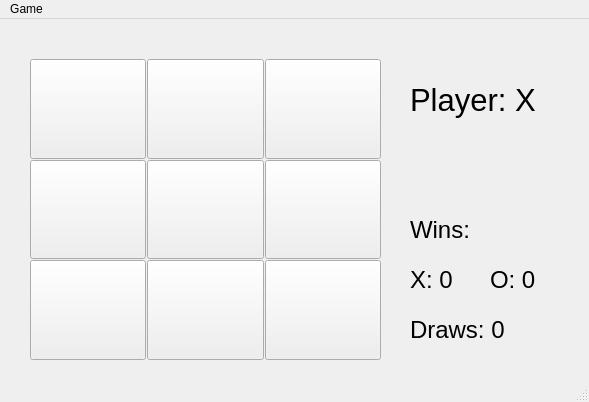
<?xml version="1.0" encoding="UTF-8"?>
<ui version="4.0">
 <class>MainWindow</class>
 <widget class="QMainWindow" name="MainWindow">
  <property name="geometry">
   <rect>
    <x>0</x>
    <y>0</y>
    <width>589</width>
    <height>402</height>
   </rect>
  </property>
  <property name="windowTitle">
   <string>TicTacToe</string>
  </property>
  <property name="tabShape">
   <enum>QTabWidget::Triangular</enum>
  </property>
  <widget class="QWidget" name="centralwidget">
   <widget class="QLabel" name="labelWhoseTurn">
    <property name="geometry">
     <rect>
      <x>410</x>
      <y>50</y>
      <width>171</width>
      <height>61</height>
     </rect>
    </property>
    <property name="font">
     <font>
      <pointsize>23</pointsize>
     </font>
    </property>
    <property name="statusTip">
     <string>Show whose turn it is</string>
    </property>
    <property name="text">
     <string>Player: X</string>
    </property>
   </widget>
   <widget class="QLabel" name="label_wins">
    <property name="geometry">
     <rect>
      <x>410</x>
      <y>180</y>
      <width>171</width>
      <height>61</height>
     </rect>
    </property>
    <property name="font">
     <font>
      <pointsize>18</pointsize>
     </font>
    </property>
    <property name="statusTip">
     <string>Show number of wins</string>
    </property>
    <property name="text">
     <string>Wins:</string>
    </property>
   </widget>
   <widget class="QLabel" name="label_xWins">
    <property name="geometry">
     <rect>
      <x>410</x>
      <y>230</y>
      <width>61</width>
      <height>61</height>
     </rect>
    </property>
    <property name="font">
     <font>
      <pointsize>18</pointsize>
     </font>
    </property>
    <property name="statusTip">
     <string>Wins by X</string>
    </property>
    <property name="text">
     <string>X: 0</string>
    </property>
   </widget>
   <widget class="QLabel" name="label_oWins">
    <property name="geometry">
     <rect>
      <x>490</x>
      <y>230</y>
      <width>61</width>
      <height>61</height>
     </rect>
    </property>
    <property name="font">
     <font>
      <pointsize>18</pointsize>
     </font>
    </property>
    <property name="statusTip">
     <string>Wins by O</string>
    </property>
    <property name="text">
     <string>O: 0</string>
    </property>
   </widget>
   <widget class="QLabel" name="label_Ties">
    <property name="geometry">
     <rect>
      <x>410</x>
      <y>280</y>
      <width>171</width>
      <height>61</height>
     </rect>
    </property>
    <property name="font">
     <font>
      <pointsize>18</pointsize>
     </font>
    </property>
    <property name="statusTip">
     <string>Number of ties</string>
    </property>
    <property name="text">
     <string>Draws: 0</string>
    </property>
   </widget>
   <widget class="QWidget" name="gridLayoutWidget">
    <property name="geometry">
     <rect>
      <x>30</x>
      <y>40</y>
      <width>351</width>
      <height>301</height>
     </rect>
    </property>
    <layout class="QGridLayout" name="gridLayout">
     <property name="spacing">
      <number>1</number>
     </property>
     <item row="1" column="1">
      <widget class="QPushButton" name="button_11">
       <property name="sizePolicy">
        <sizepolicy hsizetype="Minimum" vsizetype="Fixed">
         <horstretch>100</horstretch>
         <verstretch>100</verstretch>
        </sizepolicy>
       </property>
       <property name="minimumSize">
        <size>
         <width>90</width>
         <height>99</height>
        </size>
       </property>
       <property name="font">
        <font>
         <family>Ubuntu Light</family>
         <pointsize>72</pointsize>
         <weight>50</weight>
         <italic>false</italic>
         <bold>false</bold>
         <underline>false</underline>
         <strikeout>false</strikeout>
        </font>
       </property>
       <property name="text">
        <string/>
       </property>
      </widget>
     </item>
     <item row="0" column="0">
      <widget class="QPushButton" name="button_00">
       <property name="sizePolicy">
        <sizepolicy hsizetype="Minimum" vsizetype="Fixed">
         <horstretch>100</horstretch>
         <verstretch>100</verstretch>
        </sizepolicy>
       </property>
       <property name="minimumSize">
        <size>
         <width>90</width>
         <height>99</height>
        </size>
       </property>
       <property name="font">
        <font>
         <family>Ubuntu Light</family>
         <pointsize>72</pointsize>
         <weight>50</weight>
         <italic>false</italic>
         <bold>false</bold>
         <underline>false</underline>
         <strikeout>false</strikeout>
        </font>
       </property>
       <property name="text">
        <string/>
       </property>
      </widget>
     </item>
     <item row="0" column="1">
      <widget class="QPushButton" name="button_01">
       <property name="sizePolicy">
        <sizepolicy hsizetype="Minimum" vsizetype="Fixed">
         <horstretch>100</horstretch>
         <verstretch>100</verstretch>
        </sizepolicy>
       </property>
       <property name="minimumSize">
        <size>
         <width>90</width>
         <height>99</height>
        </size>
       </property>
       <property name="font">
        <font>
         <family>Ubuntu Light</family>
         <pointsize>72</pointsize>
         <weight>50</weight>
         <italic>false</italic>
         <bold>false</bold>
         <underline>false</underline>
         <strikeout>false</strikeout>
        </font>
       </property>
       <property name="text">
        <string/>
       </property>
      </widget>
     </item>
     <item row="2" column="0">
      <widget class="QPushButton" name="button_20">
       <property name="sizePolicy">
        <sizepolicy hsizetype="Minimum" vsizetype="Fixed">
         <horstretch>100</horstretch>
         <verstretch>100</verstretch>
        </sizepolicy>
       </property>
       <property name="minimumSize">
        <size>
         <width>90</width>
         <height>99</height>
        </size>
       </property>
       <property name="font">
        <font>
         <family>Ubuntu Light</family>
         <pointsize>72</pointsize>
         <weight>50</weight>
         <italic>false</italic>
         <bold>false</bold>
         <underline>false</underline>
         <strikeout>false</strikeout>
        </font>
       </property>
       <property name="text">
        <string/>
       </property>
      </widget>
     </item>
     <item row="2" column="1">
      <widget class="QPushButton" name="button_21">
       <property name="sizePolicy">
        <sizepolicy hsizetype="Minimum" vsizetype="Fixed">
         <horstretch>100</horstretch>
         <verstretch>100</verstretch>
        </sizepolicy>
       </property>
       <property name="minimumSize">
        <size>
         <width>90</width>
         <height>99</height>
        </size>
       </property>
       <property name="font">
        <font>
         <family>Ubuntu Light</family>
         <pointsize>72</pointsize>
         <weight>50</weight>
         <italic>false</italic>
         <bold>false</bold>
         <underline>false</underline>
         <strikeout>false</strikeout>
        </font>
       </property>
       <property name="text">
        <string/>
       </property>
      </widget>
     </item>
     <item row="1" column="0">
      <widget class="QPushButton" name="button_10">
       <property name="sizePolicy">
        <sizepolicy hsizetype="Minimum" vsizetype="Fixed">
         <horstretch>100</horstretch>
         <verstretch>100</verstretch>
        </sizepolicy>
       </property>
       <property name="minimumSize">
        <size>
         <width>90</width>
         <height>99</height>
        </size>
       </property>
       <property name="font">
        <font>
         <family>Ubuntu Light</family>
         <pointsize>72</pointsize>
         <weight>50</weight>
         <italic>false</italic>
         <bold>false</bold>
         <underline>false</underline>
         <strikeout>false</strikeout>
        </font>
       </property>
       <property name="text">
        <string/>
       </property>
      </widget>
     </item>
     <item row="0" column="2">
      <widget class="QPushButton" name="button_02">
       <property name="sizePolicy">
        <sizepolicy hsizetype="Minimum" vsizetype="Fixed">
         <horstretch>100</horstretch>
         <verstretch>100</verstretch>
        </sizepolicy>
       </property>
       <property name="minimumSize">
        <size>
         <width>90</width>
         <height>99</height>
        </size>
       </property>
       <property name="font">
        <font>
         <family>Ubuntu Light</family>
         <pointsize>72</pointsize>
         <weight>50</weight>
         <italic>false</italic>
         <bold>false</bold>
         <underline>false</underline>
         <strikeout>false</strikeout>
        </font>
       </property>
       <property name="text">
        <string/>
       </property>
      </widget>
     </item>
     <item row="1" column="2">
      <widget class="QPushButton" name="button_12">
       <property name="sizePolicy">
        <sizepolicy hsizetype="Minimum" vsizetype="Fixed">
         <horstretch>100</horstretch>
         <verstretch>100</verstretch>
        </sizepolicy>
       </property>
       <property name="minimumSize">
        <size>
         <width>90</width>
         <height>99</height>
        </size>
       </property>
       <property name="font">
        <font>
         <family>Ubuntu Light</family>
         <pointsize>72</pointsize>
         <weight>50</weight>
         <italic>false</italic>
         <bold>false</bold>
         <underline>false</underline>
         <strikeout>false</strikeout>
        </font>
       </property>
       <property name="text">
        <string/>
       </property>
      </widget>
     </item>
     <item row="2" column="2">
      <widget class="QPushButton" name="button_22">
       <property name="sizePolicy">
        <sizepolicy hsizetype="Minimum" vsizetype="Fixed">
         <horstretch>100</horstretch>
         <verstretch>100</verstretch>
        </sizepolicy>
       </property>
       <property name="minimumSize">
        <size>
         <width>90</width>
         <height>99</height>
        </size>
       </property>
       <property name="font">
        <font>
         <family>Ubuntu Light</family>
         <pointsize>72</pointsize>
         <weight>50</weight>
         <italic>false</italic>
         <bold>false</bold>
         <underline>false</underline>
         <strikeout>false</strikeout>
        </font>
       </property>
       <property name="text">
        <string/>
       </property>
      </widget>
     </item>
    </layout>
   </widget>
  </widget>
  <widget class="QMenuBar" name="menubar">
   <property name="geometry">
    <rect>
     <x>0</x>
     <y>0</y>
     <width>589</width>
     <height>22</height>
    </rect>
   </property>
   <widget class="QMenu" name="menuGame">
    <property name="title">
     <string>Game</string>
    </property>
    <addaction name="buttonReset_Statistics"/>
    <addaction name="separator"/>
    <addaction name="buttonQuit"/>
   </widget>
   <addaction name="menuGame"/>
  </widget>
  <widget class="QStatusBar" name="statusbar"/>
  <action name="buttonQuit">
   <property name="text">
    <string>Quit</string>
   </property>
   <property name="statusTip">
    <string>Quit the program</string>
   </property>
  </action>
  <action name="play_vs_player">
   <property name="text">
    <string>vs Player</string>
   </property>
   <property name="statusTip">
    <string>Start a new game vs another player</string>
   </property>
  </action>
  <action name="play_vs_computer">
   <property name="text">
    <string>vs Computer</string>
   </property>
   <property name="statusTip">
    <string>Start a new game vs the computer</string>
   </property>
  </action>
  <action name="buttonReset_Statistics">
   <property name="text">
    <string>Reset Statistics</string>
   </property>
   <property name="statusTip">
    <string>Reset the win statistics</string>
   </property>
  </action>
 </widget>
 <resources/>
 <connections/>
</ui>
